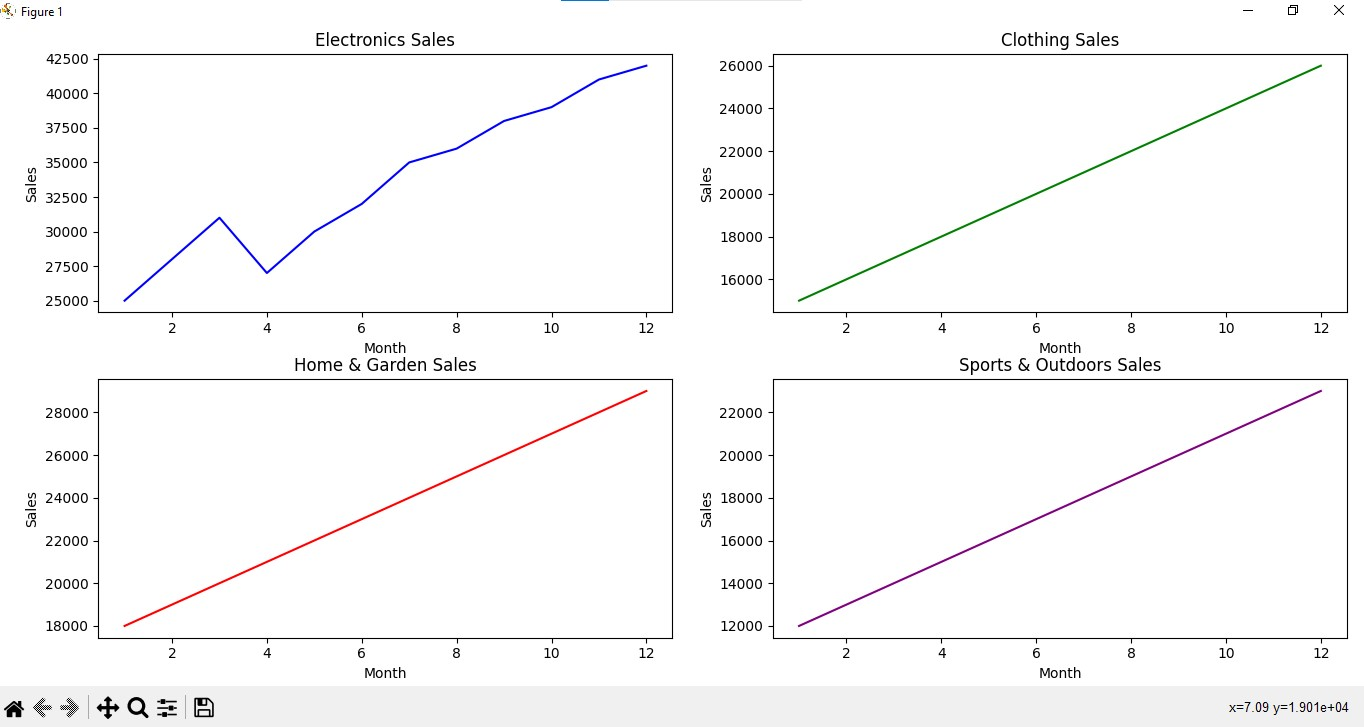

Here is the Python script that generated this plot:
import numpy as np
import matplotlib.pyplot as plt

# Given data
months = np.arange(1, 13)
electronics_sales = np.array([25000, 28000, 31000, 27000, 30000, 32000, 35000, 36000, 38000, 39000, 41000, 42000])
clothing_sales = np.array([15000, 16000, 17000, 18000, 19000, 20000, 21000, 22000, 23000, 24000, 25000, 26000])
home_garden_sales = np.array([18000, 19000, 20000, 21000, 22000, 23000, 24000, 25000, 26000, 27000, 28000, 29000])
sports_outdoors_sales = np.array([12000, 13000, 14000, 15000, 16000, 17000, 18000, 19000, 20000, 21000, 22000, 23000])

# Create a figure with subplots
fig, axs = plt.subplots(2, 2, figsize=(12, 8))

# Electronics sales subplot
axs[0, 0].plot(months, electronics_sales, color='blue')
axs[0, 0].set_title('Electronics Sales')
axs[0, 0].set_xlabel('Month')
axs[0, 0].set_ylabel('Sales')

# Clothing sales subplot
axs[0, 1].plot(months, clothing_sales, color='green')
axs[0, 1].set_title('Clothing Sales')
axs[0, 1].set_xlabel('Month')
axs[0, 1].set_ylabel('Sales')

# Home & Garden sales subplot
axs[1, 0].plot(months, home_garden_sales, color='red')
axs[1, 0].set_title('Home & Garden Sales')
axs[1, 0].set_xlabel('Month')
axs[1, 0].set_ylabel('Sales')

# Sports & Outdoors sales subplot
axs[1, 1].plot(months, sports_outdoors_sales, color='purple')
axs[1, 1].set_title('Sports & Outdoors Sales')
axs[1, 1].set_xlabel('Month')
axs[1, 1].set_ylabel('Sales')

# Adjust layout
plt.tight_layout()

# Show the plot
plt.show()
